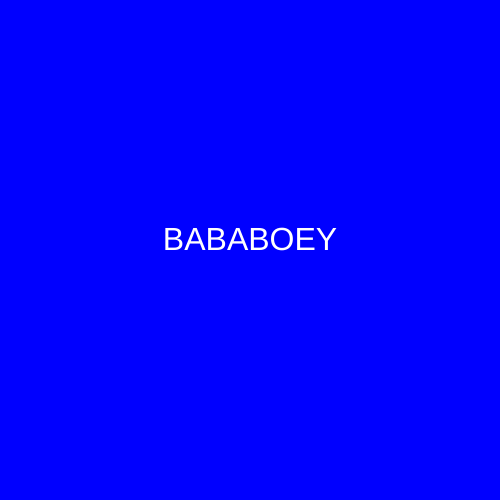
Frame 1 (no input)
Frame 60 (no input): identical to frame 1, image omitted
Frame 120 (the mouse pressed at the canvas centre since frame 60): identical to frame 1, image omitted

The p5.js sketch that drew this single still picture (run headless with seeded random() and noise() and a simulated clock; from frame 60 on, the mouse is pressed at the canvas centre):

// p5.js sketch
// ── sketch.js
function setup() {
  createCanvas(500, 500);
  textAlign(CENTER) ;
}

function draw() {
  background('blue') ;
  fill('white') ;
  textSize(32) ;
  text("BABABOEY", 250, 250) ;
}
